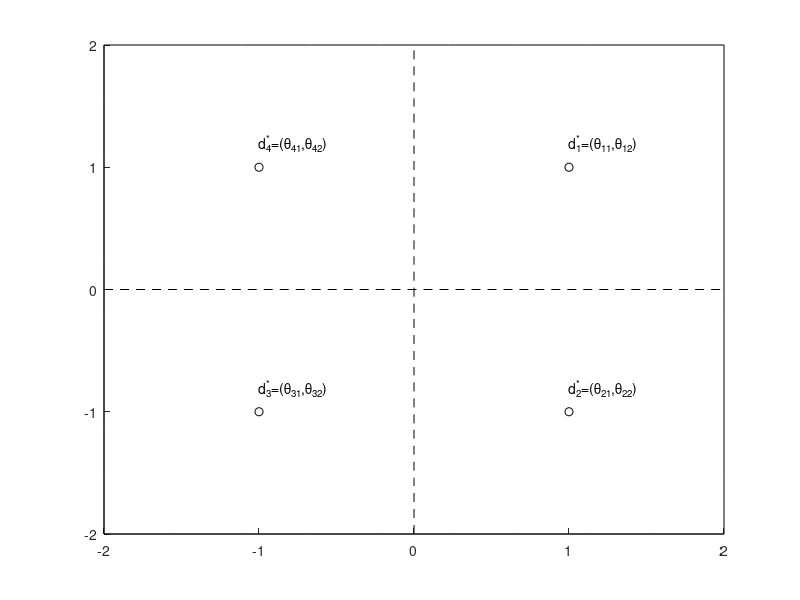

Reproduce this figure in MATLAB.
close all

hold on 
xlim([-2,2])
ylim([-2,2])

plot(1,1,'oblack')
text(1,1.2,'d_1^*=(\theta_{11},\theta_{12})')

plot(1,-1,'oblack')
text(1,-.8,'d_2^*=(\theta_{21},\theta_{22})')

plot(-1,-1,'oblack')
text(-1,-.8,'d_3^*=(\theta_{31},\theta_{32})')

plot(-1,1,'oblack')
text(-1,1.2,'d_4^*=(\theta_{41},\theta_{42})')

plot(linspace(-2,2,10),2*ones(10,1),'black','LineWidth',.004)
plot(linspace(-2,2,10),-2*ones(10,1),'black','LineWidth',.004)
plot(2*ones(10,1),linspace(-2,2,10),'black','LineWidth',.004)
plot(-2*ones(10,1),linspace(-2,2,10),'black','LineWidth',.004)

plot(0*ones(10,1),linspace(-2,2,10),'--black')
plot(linspace(-2,2,10),0*ones(10,1),'--black')
